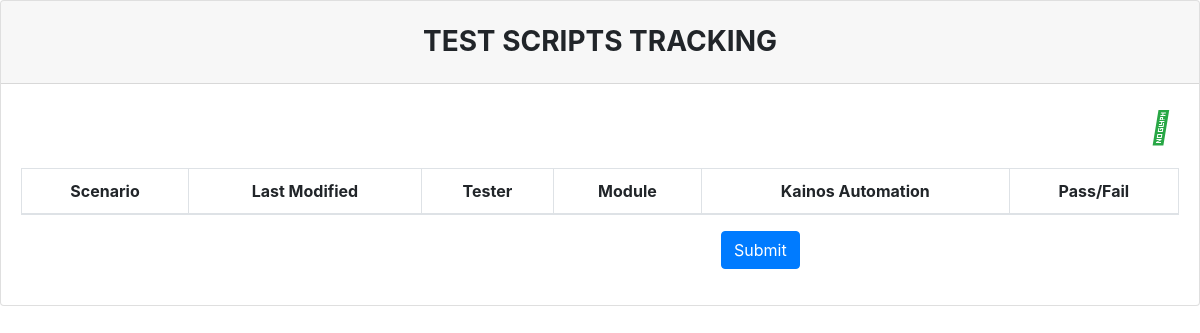
The page /track/ on the database as committed earlier.
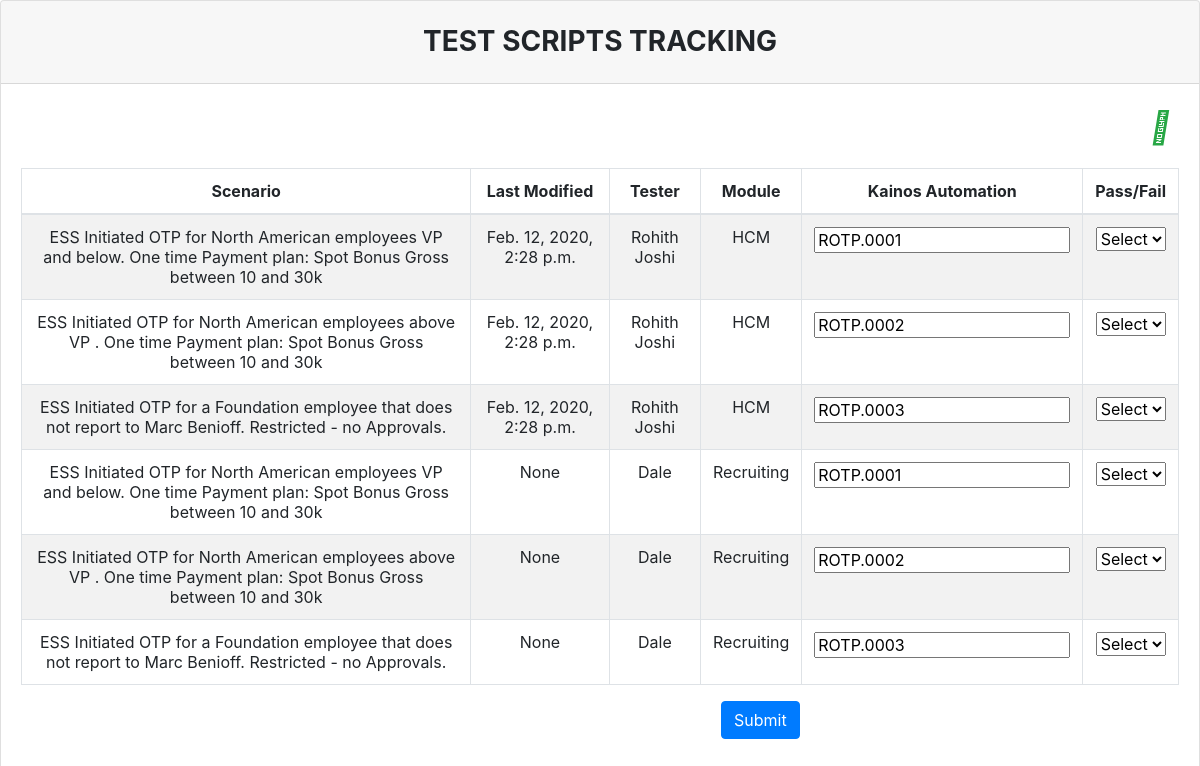
The same page on the database as committed later.
### test_cases/models.py (models this page shows, shortened)
class Tracker(models.Model):
    choices =(
    ("Pass","Pass"),("Fail","Fail")
    )
    name = models.CharField('Name',max_length=100,null=True)
    email = models.CharField('Email',max_length=100,null=True)
    module = models.CharField('Module',max_length=100,null=True)
    scenario = models.CharField('Scenario',max_length = 1000,null=True)
    kainos_id = models.CharField("Kainos Automated TC ID",max_length = 200,null=True)
    last_modified = models.DateTimeField('Last Modified',null=True)
    result = models.CharField('Result',choices = choices,max_length=10,null=True)
    session_id = models.ForeignKey(Session,on_delete=models.CASCADE)

### test_cases/views.py (the view, shortened to what this page needs)
# urls.py: path('track/', views.track, name='track'),
def track(request):
    try:
        if("GET" == request.method):
            obj = Tracker.objects.filter(session_id=request.session.session_key)
            choices = ['Select','Pass','Fail']
            return render(request, 'test_cases/track.html', {'sheet': obj,'choices':choices})
    except(NameError):
            return render(request, 'test_cases/error.html', {'error': 'Could not load the sheet'})

### test_cases/templates/test_cases/track.html (shortened to what this page needs)
<html>
    <head>
            <link href="https://maxcdn.bootstrapcdn.com/font-awesome/4.6.3/css/font-awesome.min.css" rel="stylesheet">
            <link rel="stylesheet" href="https://maxcdn.bootstrapcdn.com/bootstrap/4.0.0-beta/css/bootstrap.min.css">
    </head>
    <body>
<div class="card">
    <h3 class="card-header text-center font-weight-bold text-uppercase py-4">Test Scripts Tracking</h3>
    <div class="card-body">
      <div id="table" class="table-editable">
        <span class="table-add float-right mb-3 mr-2"><a href="#!" class="text-success"><i
              class="fas fa-plus fa-2x" aria-hidden="true"></i></a></span>
          <tbody>
            <form action="{% url 'myapp:track' %}" method="post" id="trackForm">
                <table class="table table-bordered table-responsive-md table-striped text-center" id="table">
                    <thead>
                      <tr>
                        <th class="text-center">Scenario</th>
                        <th class="text-center">Last Modified</th>
                        <th class="text-center">Tester</th>
                        <th class="text-center">Module</th>
                        <th class="text-center">Kainos Automation</th>
                        <th class="text-center">Pass/Fail</th>
                      </tr>
                    </thead>
                {% for row in sheet%}
                <tr id="row">
                  <td class="pt-3-half" contenteditable="false" id="scenario{{ forloop.counter }}">{{row.scenario}}</td>
                    <td class="pt-3-half" contenteditable="false" id="last_modified{{ forloop.counter }}">{{row.last_modified}}</td>
                    <td class="pt-3-half" contenteditable="false" id="name{{ forloop.counter }}">{{row.name}}</td>
                    <td class="pt-3-half" contenteditable="false" id="last_modified{{ forloop.counter }}">{{row.module}}</td>
                    <td class="pt-3-half" contenteditable="true" id="kainos_id{{ forloop.counter }}"><input type="text" name="kainos_id{{forloop.counter}}" value="{{row.kainos_id}}" readonly></td>
                    <td>
                      <div class="btn-group">
                              <select class ="result" name="result{{ forloop.counter }}" value="result" id="result{{ forloop.counter }}">
                                {% for i in choices %}
                                <option id="option-{{i}}" value="{{ i }}" data-catid="{{ i }}-{{ forloop.counter }}">{{ i }}</option>
                                {% endfor %}
                              </select>
                          </div>
                    </td>
                  </tr>
                  {% endfor %}
                </tbody>
                    <div class="form-group" style="align-self: center;margin-left: 700px;">
                        <button class="btn btn-primary" type="submit" value="Upload" id="submit">Submit</button>
                      </div>
      </div>
    </div>
  </div>
  </body>
</html>

Rows that differ between the two databases and show on the page:
added Tracker: scenario "ESS Initiated OTP for North American employees VP and below. One time Payment plan: Spot Bonus Gross between 10 and 30k", last_modified "Feb. 12, 2020, 2:28 p.m.", name "Rohith Joshi", module "HCM", kainos_id1 "ROTP.0001"
added Tracker: scenario "ESS Initiated OTP for North American employees above VP . One time Payment plan: Spot Bonus Gross between 10 and 30k", last_modified "Feb. 12, 2020, 2:28 p.m.", name "Rohith Joshi", module "HCM", kainos_id "ROTP.0002"
added Tracker: scenario "ESS Initiated OTP for a Foundation employee that does not report to Marc Benioff. Restricted - no Approvals.", last_modified "Feb. 12, 2020, 2:28 p.m.", name "Rohith Joshi", module "HCM", kainos_id "ROTP.0003"
added Tracker: scenario "ESS Initiated OTP for North American employees VP and below. One time Payment plan: Spot Bonus Gross between 10 and 30k", last_modified "None", name "Dale", module "Recruiting", kainos_id "ROTP.0001"
added Tracker: scenario "ESS Initiated OTP for North American employees above VP . One time Payment plan: Spot Bonus Gross between 10 and 30k", last_modified "None", name "Dale", module "Recruiting", kainos_id "ROTP.0002"
added Tracker: scenario "ESS Initiated OTP for a Foundation employee that does not report to Marc Benioff. Restricted - no Approvals.", last_modified "None", name "Dale", module "Recruiting", kainos_id "ROTP.0003"
